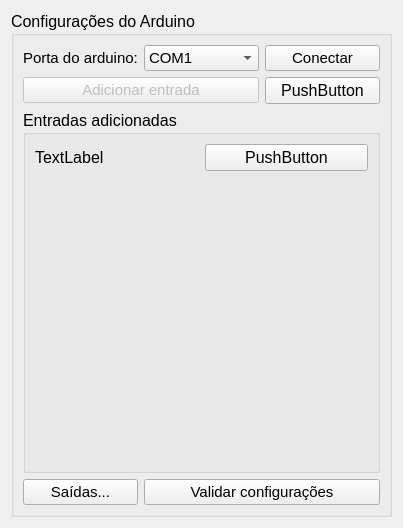
<?xml version="1.0" encoding="UTF-8"?>
<ui version="4.0">
 <class>the_form</class>
 <widget class="QWidget" name="the_form">
  <property name="geometry">
   <rect>
    <x>0</x>
    <y>0</y>
    <width>403</width>
    <height>528</height>
   </rect>
  </property>
  <property name="windowTitle">
   <string>Form</string>
  </property>
  <layout class="QVBoxLayout" name="verticalLayout_2">
   <item>
    <layout class="QVBoxLayout" name="main_layout">
     <item>
      <widget class="QGroupBox" name="groupBox">
       <property name="font">
        <font>
         <pointsize>12</pointsize>
        </font>
       </property>
       <property name="title">
        <string>Configurações do Arduino</string>
       </property>
       <layout class="QGridLayout" name="gridLayout_2">
        <item row="0" column="1">
         <widget class="QComboBox" name="comsComboBox">
          <property name="font">
           <font>
            <pointsize>11</pointsize>
           </font>
          </property>
          <item>
           <property name="text">
            <string>COM1</string>
           </property>
          </item>
          <item>
           <property name="text">
            <string>COM2</string>
           </property>
          </item>
          <item>
           <property name="text">
            <string>COM3</string>
           </property>
          </item>
          <item>
           <property name="text">
            <string>COM4</string>
           </property>
          </item>
          <item>
           <property name="text">
            <string>COM5</string>
           </property>
          </item>
          <item>
           <property name="text">
            <string>COM6</string>
           </property>
          </item>
         </widget>
        </item>
        <item row="3" column="1" colspan="2">
         <widget class="QPushButton" name="confirm_button">
          <property name="font">
           <font>
            <pointsize>11</pointsize>
           </font>
          </property>
          <property name="text">
           <string>Validar configurações</string>
          </property>
         </widget>
        </item>
        <item row="0" column="2">
         <widget class="QPushButton" name="conect_button">
          <property name="font">
           <font>
            <pointsize>11</pointsize>
           </font>
          </property>
          <property name="text">
           <string>Conectar</string>
          </property>
         </widget>
        </item>
        <item row="3" column="0">
         <widget class="QPushButton" name="outputs_button">
          <property name="font">
           <font>
            <pointsize>11</pointsize>
           </font>
          </property>
          <property name="text">
           <string>Saídas...</string>
          </property>
         </widget>
        </item>
        <item row="0" column="0">
         <widget class="QLabel" name="porta_label">
          <property name="font">
           <font>
            <pointsize>11</pointsize>
           </font>
          </property>
          <property name="text">
           <string>Porta do arduino:</string>
          </property>
         </widget>
        </item>
        <item row="2" column="0" colspan="3">
         <widget class="QGroupBox" name="groupBox_2">
          <property name="title">
           <string>Entradas adicionadas</string>
          </property>
          <layout class="QGridLayout" name="gridLayout_3">
           <item row="0" column="0">
            <layout class="QGridLayout" name="added_groupBox">
             <item row="1" column="2">
              <spacer name="verticalSpacer">
               <property name="orientation">
                <enum>Qt::Vertical</enum>
               </property>
               <property name="sizeHint" stdset="0">
                <size>
                 <width>20</width>
                 <height>40</height>
                </size>
               </property>
              </spacer>
             </item>
             <item row="0" column="2">
              <widget class="QPushButton" name="pushButton">
               <property name="text">
                <string>PushButton</string>
               </property>
              </widget>
             </item>
             <item row="0" column="0">
              <widget class="QLabel" name="label">
               <property name="text">
                <string>TextLabel</string>
               </property>
              </widget>
             </item>
            </layout>
           </item>
          </layout>
         </widget>
        </item>
        <item row="1" column="0" colspan="2">
         <widget class="QPushButton" name="addInput_button">
          <property name="enabled">
           <bool>false</bool>
          </property>
          <property name="font">
           <font>
            <pointsize>11</pointsize>
           </font>
          </property>
          <property name="text">
           <string>Adicionar entrada</string>
          </property>
         </widget>
        </item>
        <item row="1" column="2">
         <widget class="QPushButton" name="pushButton_2">
          <property name="text">
           <string>PushButton</string>
          </property>
         </widget>
        </item>
       </layout>
      </widget>
     </item>
    </layout>
   </item>
  </layout>
 </widget>
 <resources/>
 <connections/>
</ui>
